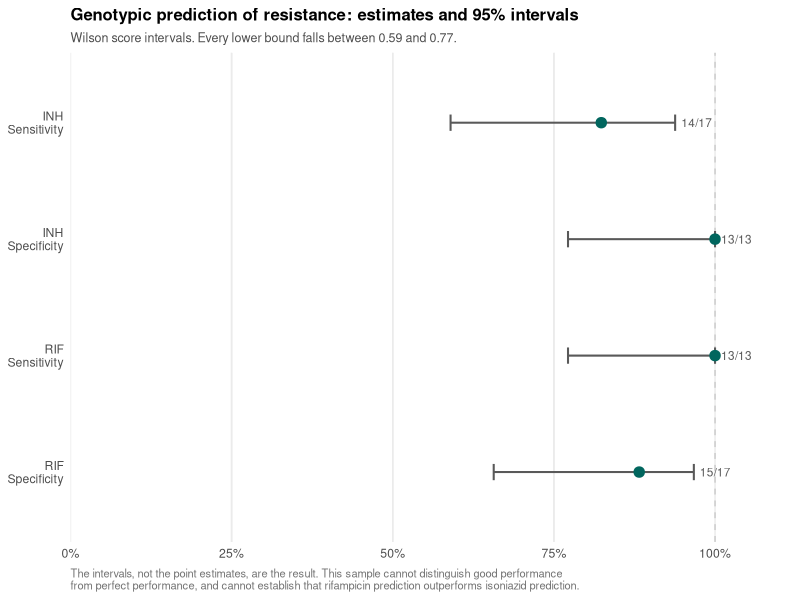
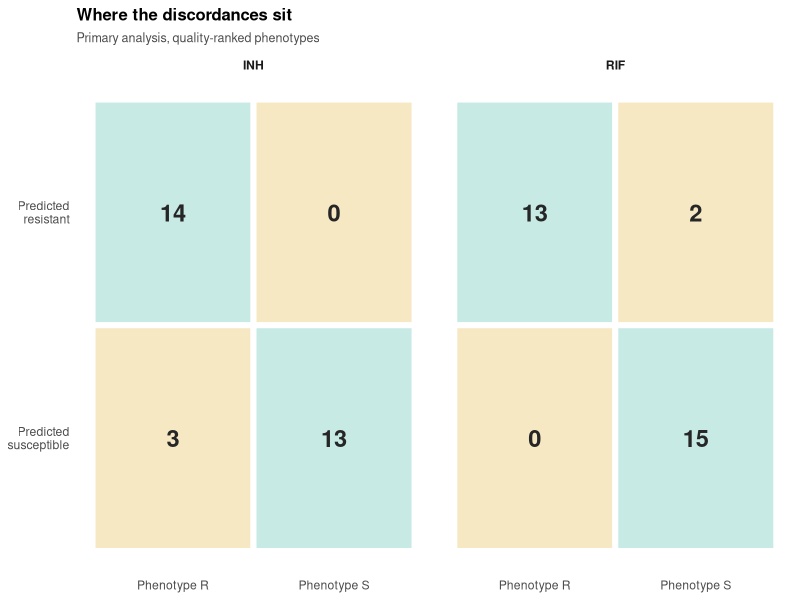
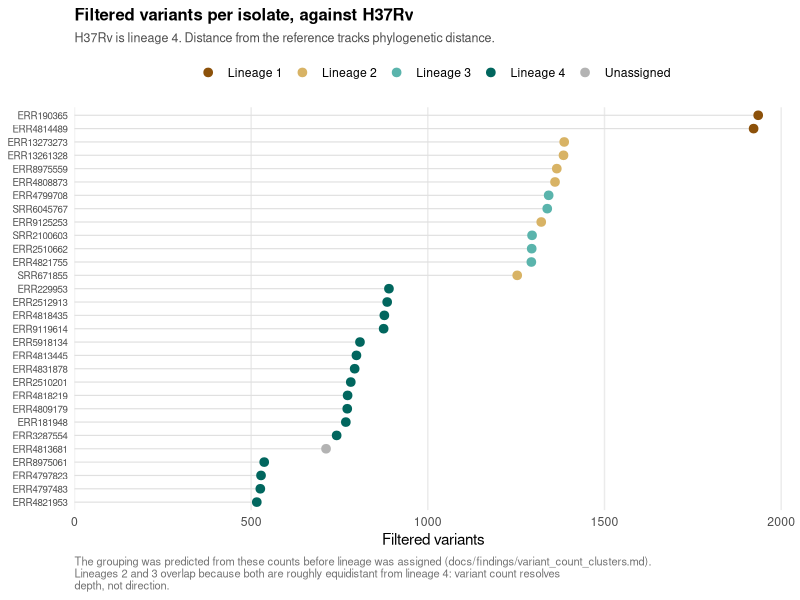
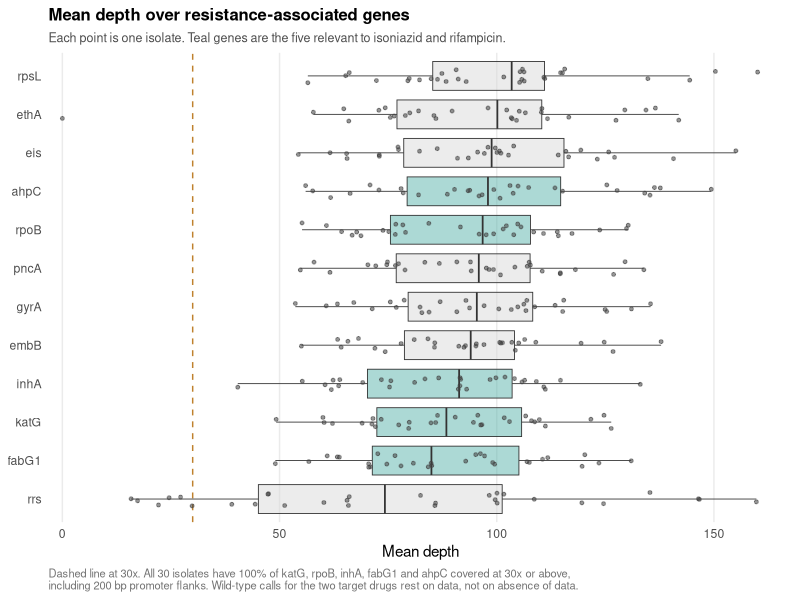
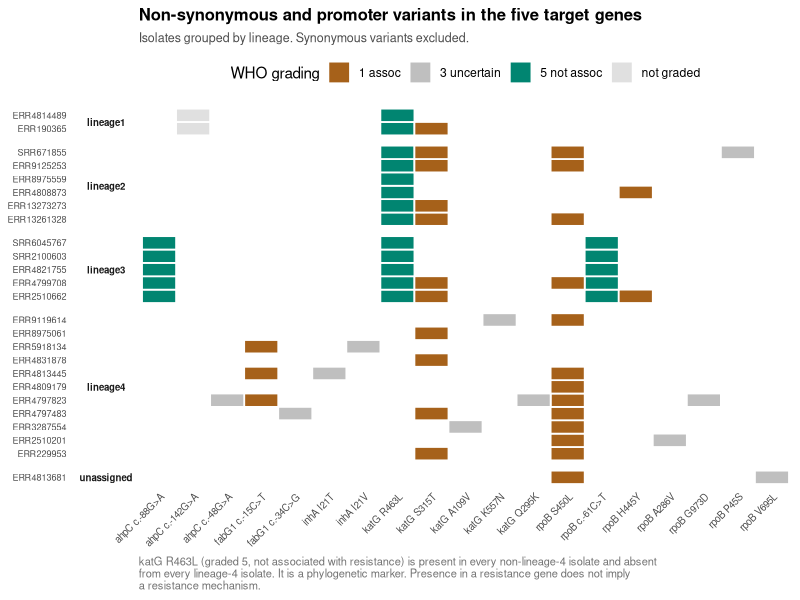

The R script that drew these images, in order:
#!/usr/bin/env Rscript
# ---------------------------------------------------------------------------
# Figures for the M. tuberculosis DST concordance project.
#
# Five figures, each justified by the question rather than by appearance:
#
#   1. Confidence intervals      the imprecision IS the result at n=30
#   2. Confusion matrices        where the discordances actually sit
#   3. Variant count by lineage  reference bias, and the clustering prediction
#   4. Coverage over target genes the evidence behind every wild-type call
#   5. Variant heatmap           katG R463L as a lineage marker, visibly
#
# Deliberately excluded: PCA (the lineage barcode already answers that, with a
# purpose-built method), pathway analysis (unjustifiable across five genes),
# transition/transversion ratios (a QC metric bearing on nothing asked here).
#
# Usage, from the repository root:
#   Rscript analysis/figures.R
# ---------------------------------------------------------------------------

suppressPackageStartupMessages({
  library(tidyverse)
  library(patchwork)
})

theme_set(
  theme_minimal(base_size = 11) +
    theme(
      panel.grid.minor = element_blank(),
      panel.grid.major.y = element_blank(),
      plot.title = element_text(face = "bold", size = 12),
      plot.subtitle = element_text(colour = "grey30", size = 9),
      plot.caption = element_text(colour = "grey45", size = 8, hjust = 0),
      strip.text = element_text(face = "bold")
    )
)

OUT <- "results/figures"
dir.create(OUT, recursive = TRUE, showWarnings = FALSE)

# ---------------------------------------------------------------------------
# Load
# ---------------------------------------------------------------------------

conc <- read_tsv("docs/concordance_primary.tsv", show_col_types = FALSE)
lin  <- read_tsv("docs/lineage_assignments.tsv", show_col_types = FALSE)
filt <- read_tsv("docs/filter_stats.tsv", show_col_types = FALSE)
vars <- read_tsv("docs/target_variants.tsv", show_col_types = FALSE)
cat_ <- read_tsv("docs/catalogue_matches.tsv", show_col_types = FALSE)
cov  <- read_tsv("docs/coverage_by_gene.tsv", show_col_types = FALSE)

depth <- read_table("docs/depth_summary.txt",
                    col_names = c("sample", "mean_depth"),
                    show_col_types = FALSE)

# Top-level lineage, with the unassigned isolate kept visible rather than
# dropped. Its absence of markers is informative (see findings/lineage).
lin <- lin %>%
  mutate(lineage_top = if_else(lineage == "unassigned",
                               "unassigned",
                               str_extract(lineage, "^[a-zA-Z]+[0-9]+")),
         lineage_top = factor(lineage_top,
                              levels = c("lineage1", "lineage2",
                                         "lineage3", "lineage4",
                                         "unassigned")))

LINCOL <- c(lineage1 = "#8c510a", lineage2 = "#d8b365",
            lineage3 = "#5ab4ac", lineage4 = "#01665e",
            unassigned = "grey70")

# ---------------------------------------------------------------------------
# Figure 1: confidence intervals
# ---------------------------------------------------------------------------
# Wilson score interval. The normal approximation gives a width of zero for
# 13/13, implying certainty from thirteen observations, and can produce bounds
# outside [0,1]. Neither is acceptable when several cells here are perfect.

wilson <- function(x, n, z = 1.959963985) {
  if (n == 0) return(c(NA_real_, NA_real_))
  p <- x / n
  d <- 1 + z^2 / n
  centre <- (p + z^2 / (2 * n)) / d
  half <- (z / d) * sqrt(p * (1 - p) / n + z^2 / (4 * n^2))
  c(max(0, centre - half), min(1, centre + half))
}

perf <- conc %>%
  count(drug, predicted, phenotype) %>%
  pivot_wider(names_from = c(predicted, phenotype),
              values_from = n, values_fill = 0) %>%
  transmute(
    drug,
    tp = R_R, fp = R_S, fn = S_R, tn = S_S
  ) %>%
  rowwise() %>%
  mutate(
    sens = tp / (tp + fn),
    spec = tn / (tn + fp),
    sens_lo = wilson(tp, tp + fn)[1], sens_hi = wilson(tp, tp + fn)[2],
    spec_lo = wilson(tn, tn + fp)[1], spec_hi = wilson(tn, tn + fp)[2]
  ) %>%
  ungroup()

ci_long <- perf %>%
  select(drug, sens, sens_lo, sens_hi, spec, spec_lo, spec_hi,
         tp, fp, fn, tn) %>%
  pivot_longer(c(sens, spec), names_to = "metric", values_to = "estimate") %>%
  mutate(
    lo = if_else(metric == "sens", sens_lo, spec_lo),
    hi = if_else(metric == "sens", sens_hi, spec_hi),
    k  = if_else(metric == "sens", tp, tn),
    N  = if_else(metric == "sens", tp + fn, tn + fp),
    metric = recode(metric, sens = "Sensitivity", spec = "Specificity"),
    label = sprintf("%s\n%s", drug, metric),
    label = fct_rev(factor(label))
  )

p1 <- ggplot(ci_long, aes(x = estimate, y = label)) +
  geom_vline(xintercept = c(0.25, 0.5, 0.75), colour = "grey92") +
  geom_vline(xintercept = 1, colour = "grey80", linetype = "dashed") +
  geom_errorbar(aes(xmin = lo, xmax = hi), width = 0.14,
                linewidth = 0.7, colour = "grey35",
                orientation = "y") +
  geom_point(size = 3.2, colour = "#01665e") +
  geom_text(aes(x = hi, label = sprintf("  %d/%d", k, N)),
            hjust = 0, size = 3, colour = "grey35") +
  scale_x_continuous(limits = c(0, 1.12), breaks = seq(0, 1, 0.25),
                     labels = scales::percent_format(accuracy = 1),
                     expand = c(0, 0)) +
  labs(
    title = "Genotypic prediction of resistance: estimates and 95% intervals",
    subtitle = paste("Wilson score intervals.",
                     "Every lower bound falls between 0.59 and 0.77."),
    x = NULL, y = NULL,
    caption = paste(
      "The intervals, not the point estimates, are the result. This sample",
      "cannot distinguish good performance\nfrom perfect performance, and",
      "cannot establish that rifampicin prediction outperforms isoniazid",
      "prediction."
    )
  )

ggsave(file.path(OUT, "fig1_confidence_intervals.png"), p1,
       width = 7.5, height = 3.6, dpi = 300, bg = "white")

# ---------------------------------------------------------------------------
# Figure 2: confusion matrices
# ---------------------------------------------------------------------------

cm <- conc %>%
  count(drug, predicted, phenotype) %>%
  complete(drug, predicted = c("R", "S"), phenotype = c("R", "S"),
           fill = list(n = 0)) %>%
  mutate(
    correct = predicted == phenotype,
    predicted = factor(predicted, levels = c("R", "S"),
                       labels = c("Predicted\nresistant",
                                  "Predicted\nsusceptible")),
    phenotype = factor(phenotype, levels = c("R", "S"),
                       labels = c("Phenotype R", "Phenotype S"))
  )

p2 <- ggplot(cm, aes(x = phenotype, y = fct_rev(predicted))) +
  geom_tile(aes(fill = correct), colour = "white", linewidth = 2) +
  geom_text(aes(label = n), size = 6, fontface = "bold",
            colour = "grey15") +
  facet_wrap(~ drug) +
  scale_fill_manual(values = c(`TRUE` = "#c7eae5", `FALSE` = "#f6e8c3"),
                    guide = "none") +
  theme(panel.grid = element_blank(),
        axis.text.y = element_text(hjust = 1)) +
  labs(title = "Where the discordances sit",
       subtitle = "Primary analysis, quality-ranked phenotypes",
       x = NULL, y = NULL)

ggsave(file.path(OUT, "fig2_confusion_matrices.png"), p2,
       width = 7, height = 3.4, dpi = 300, bg = "white")

# ---------------------------------------------------------------------------
# Figure 3: variant count by lineage
# ---------------------------------------------------------------------------
# Variant count against H37Rv is a proxy for phylogenetic distance from the
# reference, which is itself lineage 4. This figure shows the clustering that
# was predicted before lineage was assigned, with the lineage labels that
# explain it.

vc <- filt %>%
  left_join(lin, by = "sample") %>%
  arrange(filtered) %>%
  mutate(sample = factor(sample, levels = sample))

p3 <- ggplot(vc, aes(x = filtered, y = sample, colour = lineage_top)) +
  geom_segment(aes(x = 0, xend = filtered, yend = sample),
               colour = "grey88", linewidth = 0.4) +
  geom_point(size = 2.6) +
  scale_colour_manual(values = LINCOL, name = NULL,
                      labels = c("Lineage 1", "Lineage 2", "Lineage 3",
                                 "Lineage 4", "Unassigned")) +
  scale_x_continuous(expand = expansion(mult = c(0, 0.05))) +
  theme(axis.text.y = element_text(size = 7),
        legend.position = "top") +
  labs(
    title = "Filtered variants per isolate, against H37Rv",
    subtitle = paste("H37Rv is lineage 4. Distance from the reference tracks",
                     "phylogenetic distance."),
    x = "Filtered variants", y = NULL,
    caption = paste(
      "The grouping was predicted from these counts before lineage was",
      "assigned (docs/findings/variant_count_clusters.md).\nLineages 2 and 3",
      "overlap because both are roughly equidistant from lineage 4: variant",
      "count resolves\ndepth, not direction."
    )
  )

ggsave(file.path(OUT, "fig3_variants_by_lineage.png"), p3,
       width = 7, height = 7.5, dpi = 300, bg = "white")

# ---------------------------------------------------------------------------
# Figure 4: coverage over the target genes
# ---------------------------------------------------------------------------
# Every "no resistance mutation" claim rests on the assumption that a mutation
# would have been seen. This is the evidence for that assumption.

INH_RIF <- c("katG", "rpoB", "inhA", "fabG1", "ahpC")

cov_t <- cov %>%
  left_join(lin, by = "sample") %>%
  mutate(target = gene %in% INH_RIF,
         gene = fct_reorder(gene, mean_depth, .fun = median))

p4 <- ggplot(cov_t, aes(x = mean_depth, y = gene)) +
  geom_vline(xintercept = 30, colour = "#bf812d", linetype = "dashed") +
  geom_boxplot(aes(fill = target), outlier.shape = NA, alpha = 0.5,
               linewidth = 0.3) +
  geom_jitter(height = 0.18, size = 1, alpha = 0.55, colour = "grey25") +
  scale_fill_manual(values = c(`TRUE` = "#5ab4ac", `FALSE` = "grey85"),
                    guide = "none") +
  scale_x_continuous(expand = expansion(mult = c(0.02, 0.05))) +
  labs(
    title = "Mean depth over resistance-associated genes",
    subtitle = paste("Each point is one isolate. Teal genes are the five",
                     "relevant to isoniazid and rifampicin."),
    x = "Mean depth", y = NULL,
    caption = paste(
      "Dashed line at 30x. All 30 isolates have 100% of katG, rpoB, inhA,",
      "fabG1 and ahpC covered at 30x or above,\nincluding 200 bp promoter",
      "flanks. Wild-type calls for the two target drugs rest on data, not on",
      "absence of data."
    )
  )

ggsave(file.path(OUT, "fig4_coverage_target_genes.png"), p4,
       width = 7, height = 4.6, dpi = 300, bg = "white")

# ---------------------------------------------------------------------------
# Figure 5: variant heatmap
# ---------------------------------------------------------------------------
# Synonymous variants are excluded: they cannot alter the protein and would
# triple the width for no interpretive gain.

grade_short <- function(x) {
  first <- substr(x, 1, 1)
  case_when(
    is.na(x) | x == "" ~ "not graded",
    first == "1" ~ "1 assoc",
    first == "2" ~ "2 assoc interim",
    first == "3" ~ "3 uncertain",
    first == "4" ~ "4 not assoc interim",
    first == "5" ~ "5 not assoc",
    TRUE ~ "not graded"
  )
}

hm <- vars %>%
  filter(effect != "synonymous") %>%
  left_join(cat_ %>% select(sample, pos, ref, alt, INH_grade, RIF_grade),
            by = c("sample", "pos", "ref", "alt")) %>%
  distinct(sample, notation, gene, .keep_all = TRUE) %>%
  mutate(grade = grade_short(coalesce(na_if(INH_grade, ""),
                                      na_if(RIF_grade, "")))) %>%
  left_join(lin %>% select(sample, lineage_top), by = "sample") %>%
  left_join(conc %>% filter(drug == "INH") %>%
              select(sample, INH = phenotype), by = "sample") %>%
  left_join(conc %>% filter(drug == "RIF") %>%
              select(sample, RIF = phenotype), by = "sample")

samp_order <- hm %>%
  distinct(sample, lineage_top) %>%
  arrange(lineage_top, sample) %>%
  pull(sample)

var_order <- hm %>%
  count(notation, gene) %>%
  arrange(gene, desc(n)) %>%
  pull(notation)

hm <- hm %>%
  mutate(sample = factor(sample, levels = samp_order),
         notation = factor(notation, levels = unique(var_order)))

GRADECOL <- c(
  "1 assoc"             = "#a6611a",
  "2 assoc interim"     = "#dfc27d",
  "3 uncertain"         = "grey75",
  "4 not assoc interim" = "#80cdc1",
  "5 not assoc"         = "#018571",
  "not graded"          = "grey88"
)

p5 <- ggplot(hm, aes(x = notation, y = sample, fill = grade)) +
  geom_tile(colour = "white", linewidth = 0.6) +
  scale_fill_manual(values = GRADECOL, name = "WHO grading") +
  facet_grid(lineage_top ~ ., scales = "free_y", space = "free_y",
             switch = "y") +
  theme(axis.text.x = element_text(angle = 45, hjust = 1, size = 7),
        axis.text.y = element_text(size = 6.5),
        panel.grid = element_blank(),
        strip.text.y.left = element_text(angle = 0, size = 7),
        legend.position = "top") +
  labs(
    title = "Non-synonymous and promoter variants in the five target genes",
    subtitle = "Isolates grouped by lineage. Synonymous variants excluded.",
    x = NULL, y = NULL,
    caption = paste(
      "katG R463L (graded 5, not associated with resistance) is present in",
      "every non-lineage-4 isolate and absent\nfrom every lineage-4 isolate.",
      "It is a phylogenetic marker. Presence in a resistance gene does not",
      "imply\na resistance mechanism."
    )
  )

ggsave(file.path(OUT, "fig5_variant_heatmap.png"), p5,
       width = 9, height = 7.5, dpi = 300, bg = "white")

# ---------------------------------------------------------------------------

message("\nwrote:")
for (f in list.files(OUT, full.names = TRUE)) message("  ", f)

message("\nsanity checks:")
message("  isolates in concordance table: ",
        n_distinct(conc$sample))
message("  isolates with a lineage row:   ", n_distinct(lin$sample))
message("  isolates in coverage table:    ", n_distinct(cov$sample))
message("  variants in heatmap:           ", nrow(hm))
